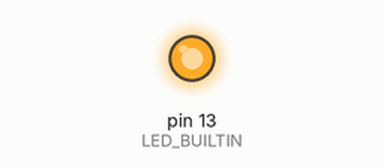
Recording of a program running on a simulated Arduino Uno, built with avr-gcc and run on an emulated ATmega328P. Parts: output pins drawn as LEDs (lit = HIGH). At 76.0 s the program stops and its outputs stay as they are.

Above: at 0.1 s.
At 0.6 s:
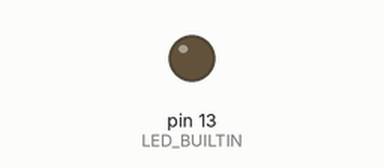
Timing chart, 0 to 2.1 s (numbered marks = the images above):
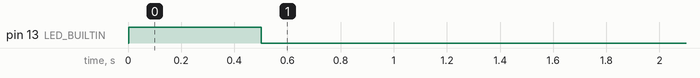

Measured:
- by itself, pin 13 (LED_BUILTIN): LOW → HIGH at 0.00 s, → LOW 0.50 s later

The program:

main.cpp
```cpp
#include <Arduino.h>


//----------------------------------------------functions

//---------------------------------------------convert char to a morse string
String charToMorse(char x){

  switch (x)
  {
  case 'a':
    return "._";
    break;

  case 'b':
  return "_...";
  break;

  case 'c':
  return "_._.";
  break;

  case 'd':
  return "_..";
  break;

  case 'e':
  return ".";
  break;

  case 'f':
  return ".._.";
  break;

  case 'g':
  return "__.";
  break;

  case 'h':
  return "....";
  break;

  case 'i':
  return "..";
  break;

  case 'j':
  return ".___";
  break;

  case 'k':
  return "_._";
  break;

  case 'l':
  return "._..";
  break;

  case 'm':
  return "__";
  break;

  case 'n':
  return "_.";
  break;

  case 'o':
  return "___";
  break;

  case 'p':
  return ".__.";
  break;

  case 'q':
  return "__._";
  break;

  case 'r':
  return "._.";
  break;

  case 's':
  return "...";
  break;

  case 't':
  return "_";
  break;

  case 'u':
  return ".._";
  break;

  case 'v':
  return "..._";
  break;

  case 'w':
  return ".__";
  break;

  case 'x':
  return "_.._";
  break;

  case 'y':
  return "_.__";
  break;

  case 'z':
  return "__..";
  break;
  //and so on...
  }
}
//--------------------------------------------joins all morse letters into a word
String stringToMorse(String str){
    String TranslatedString = "";
      for (int i = 0; i< str.length(); i++){
        String x = charToMorse(str[i]);//sending chars to the letters translator
        TranslatedString += x +" ";//appending morse letter to the word + space to know where the morse letter ends
      }

      return TranslatedString;
}
//----------------------------------------------------------------converting morse to blink pattern
void lightControl(String str){

  for (int i = 0; i< str.length(); i++){
      switch (str[i])
      {
      case '.':
        digitalWrite(LED_BUILTIN,HIGH);
        delay(500);
        digitalWrite(LED_BUILTIN,LOW);
        delay(500);
        break;

      case '_':
      digitalWrite(LED_BUILTIN,HIGH);
      delay(1500);
      digitalWrite(LED_BUILTIN,LOW);
      delay(500);
      break;

      default:
      digitalWrite(LED_BUILTIN,LOW);
      delay(1500);

      }
  }
}

//---------------------------------------------------------------set up
void setup() {
  pinMode(LED_BUILTIN,OUTPUT);

}
//----------------------------------------------------------------loop
void loop(){
  String str = "shahar lavon ";

  String morseStr = stringToMorse(str);

  lightControl(morseStr);
}
```
